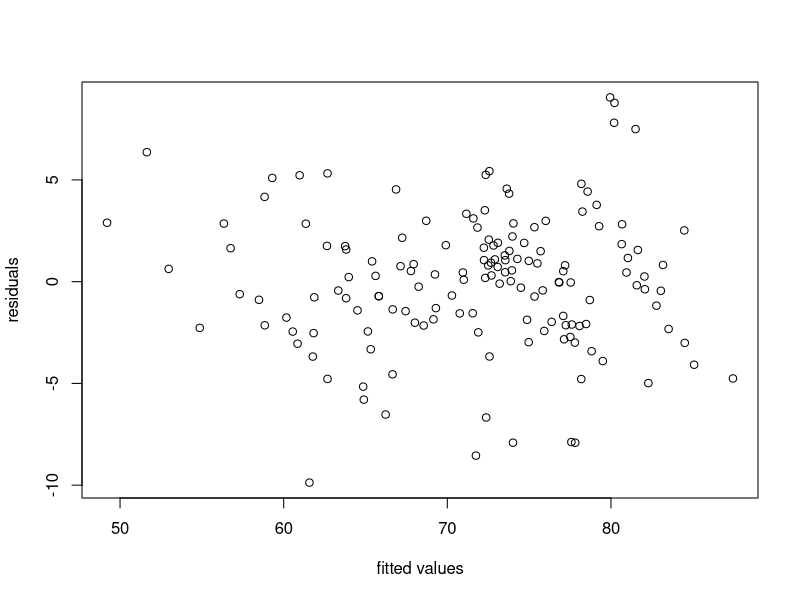
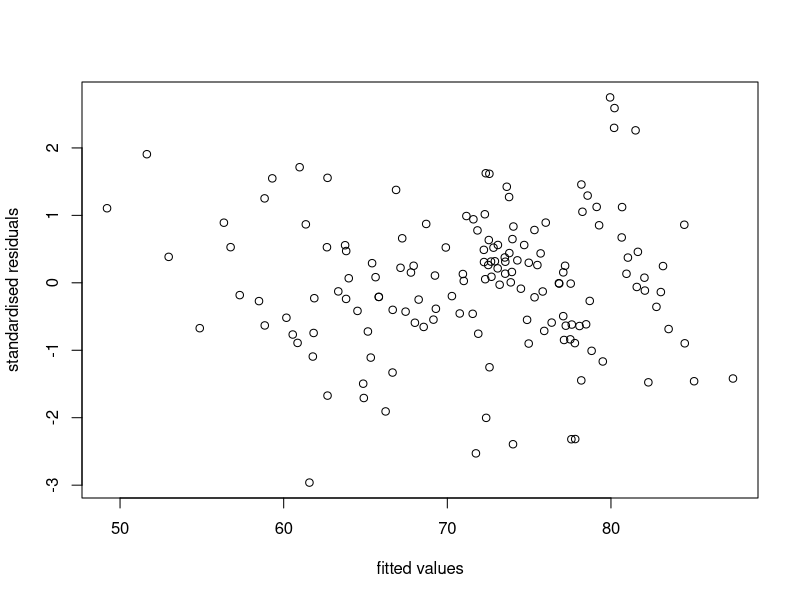
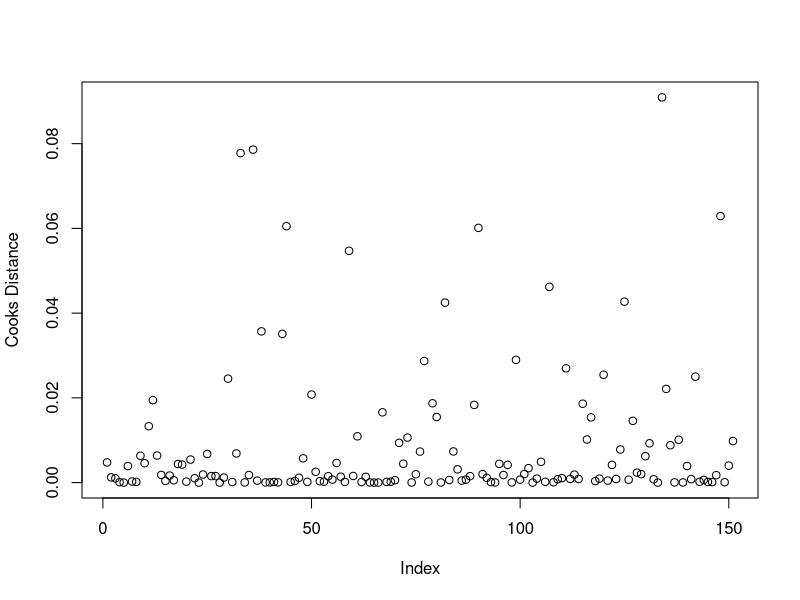
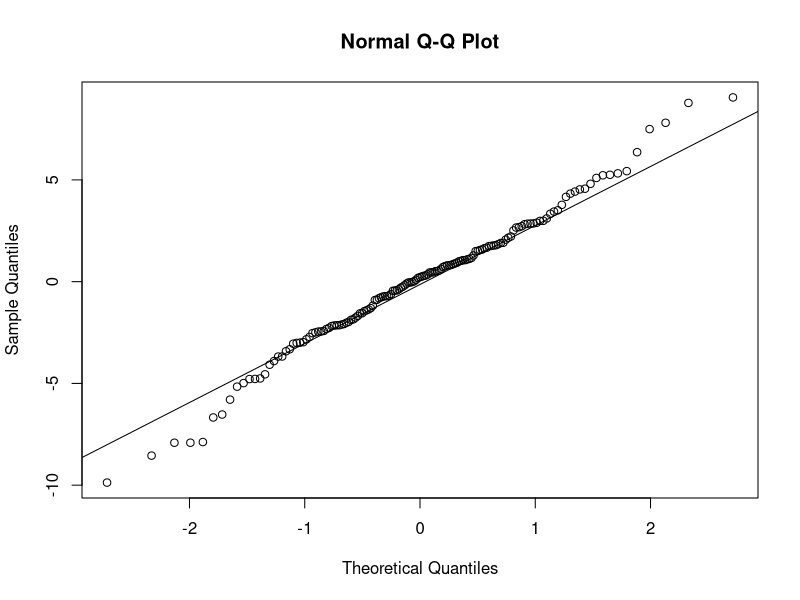
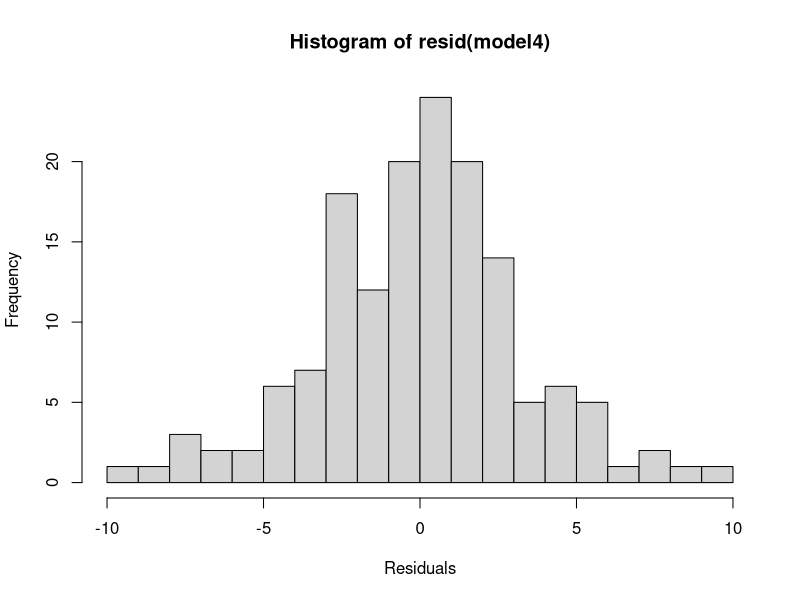
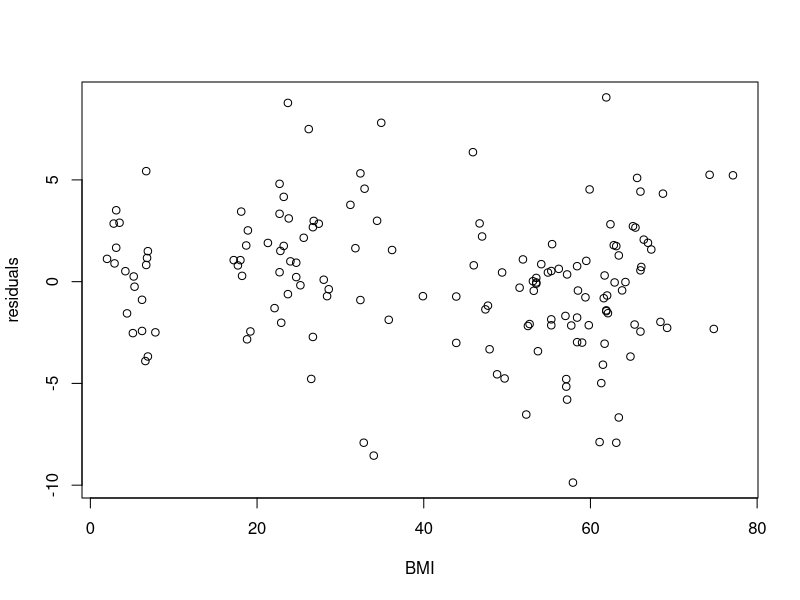
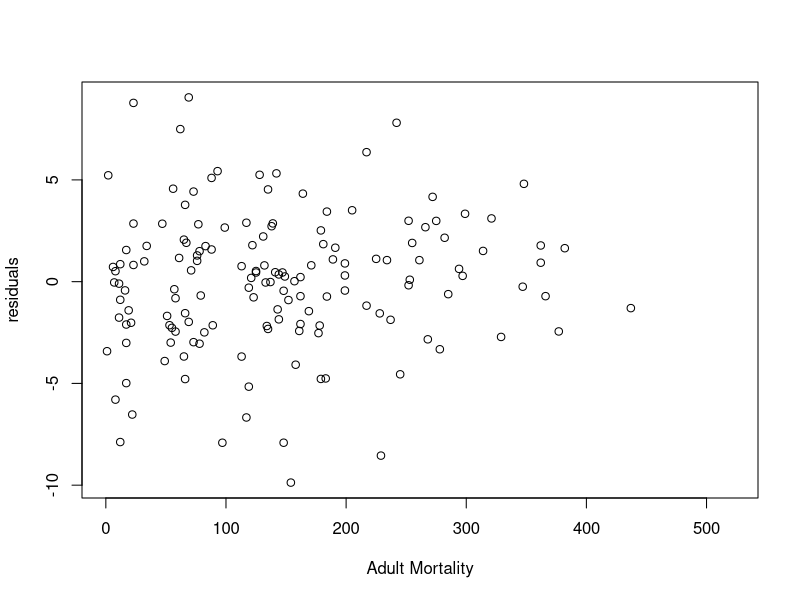
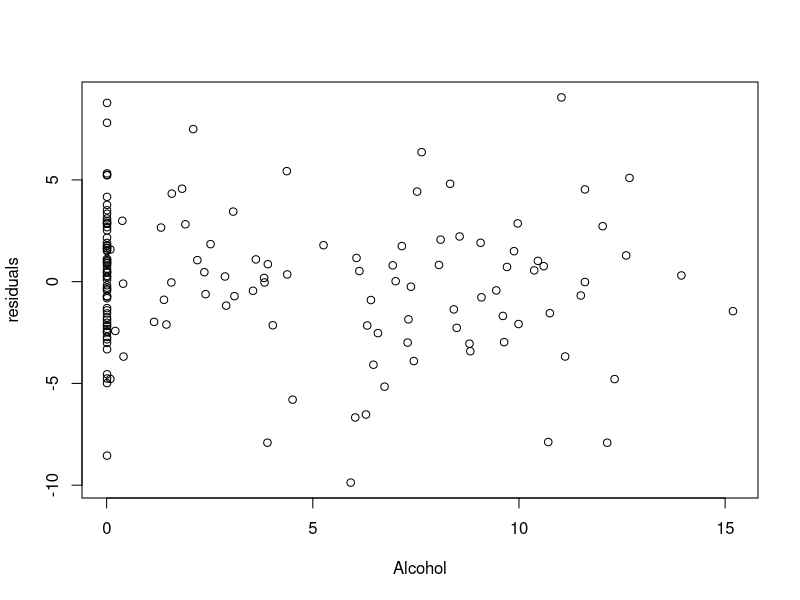

The R source for these figures, in order: (Note: this script raises an error after producing the figures.)
install.packages('car')
install.packages('dplyr')
install.packages('ggplot2')

library(car)
library(dplyr)
library(ggplot2)


data1 = read.csv('Data2014_3.csv')

colnames(data1) = c("Country", "Status", "Life.expectancy", "Adult.Mortality", "Infant.Deaths", "Alcohol", "percentage.expenditure" , "HepB" ,"Measles" , "BMI" , "under.five.deaths" , "Polio", "Total.expenditure" , "Diphtheria", "HIV.AIDS", "thinness.5.9.years", "Income.composition.of.resources", "Schooling", "Population", "GDP")
data1 = data1[-c(21)]

sample <- sample(c(TRUE, FALSE), nrow(data1), replace=TRUE, prob=c(0.9,0.1))
train  <- data1[sample, ]
test   <- data1[!sample, ]

model1 = lm(Life.expectancy ~ . - Country, data = train)

summary(model1)

vif(model1)

#removed Infant.Deaths and percentage.expenditure

model2 = lm(Life.expectancy ~ . - Country - Infant.Deaths - percentage.expenditure, data = train)
summary(model2)

vif(model2)

#removed Income composition of resources
model3 = lm(Life.expectancy ~ . - Country - Infant.Deaths - percentage.expenditure - 
            Income.composition.of.resources, data = train)
summary(model3)

vif(model3)

#removed Measles because of high corr with Population
model4 = lm(Life.expectancy ~ . - Country - Infant.Deaths - percentage.expenditure - 
            Income.composition.of.resources - Measles , data = train)
summary(model4)

vif(model4)

#residual analysis on complete model
options(repr.plot.width = 5, repr.plot.height = 5)

mean(resid(model4))
plot(fitted(model4), resid(model4), xlab = 'fitted values', ylab = 'residuals')
plot(fitted(model4), rstandard(model4), xlab = 'fitted values', ylab = 'standardised residuals')
plot(cooks.distance(model4), ylab = 'Cooks Distance')
qqnorm(resid(model4))
qqline(resid(model4))

hist(resid(model4),breaks=20, xlab = 'Residuals')
plot(train$BMI[!is.na(train$BMI)], model4$residuals[!is.na(train$BMI)], xlab = 'BMI', ylab = 'residuals')
plot(train$Adult.Mortality[!is.na(train$Adult.Mortality)], model4$residuals[!is.na(train$Adult.Mortality)], xlab = 'Adult Mortality', ylab = 'residuals')
plot(train$Alcohol[!is.na(train$Alcohol)], model4$residuals[!is.na(train$Alcohol)], xlab = 'Alcohol', ylab = 'residuals')
plot(train$HepB[!is.na(train$HepB)], model4$residuals[!is.na(train$HepB)], xlab = 'HepB', ylab = 'residuals')
plot(train$BMI[!is.na(train$BMI)], model4$residuals[!is.na(train$BMI)], xlab = 'BMI', ylab = 'residuals')
plot(train$under.five.deaths[!is.na(train$under.five.deaths)], model4$residuals[!is.na(train$under.five.deaths)], xlab = 'Under 5 Deaths', ylab = 'residuals')
plot(train$Polio[!is.na(train$Polio)], model4$residuals[!is.na(train$Polio)], xlab = 'Polio', ylab = 'residuals')
plot(train$Total.expenditure[!is.na(train$Total.expenditure)], model4$residuals[!is.na(train$Total.expenditure)], xlab = 'Total Expenditure', ylab = 'residuals')
plot(train$Diphtheria[!is.na(train$Diphtheria)], model4$residuals[!is.na(train$Diphtheria)], xlab = 'Diphtheria', ylab = 'residuals')
plot(train$HIV.AIDS[!is.na(train$HIV.AIDS)], model4$residuals[!is.na(train$HIV.AIDS)], xlab = 'HIV/AIDS', ylab = 'residuals')
plot(train$thinness.5.9.years[!is.na(train$thinness.5.9.years)], model4$residuals[!is.na(train$thinness.5.9.years)], xlab = 'Thinness 5-9 years', ylab = 'residuals')
plot(train$Schooling[!is.na(train$Schooling)], model4$residuals[!is.na(train$Schooling)], xlab = 'Schooling', ylab = 'residuals')
plot(train$Population[!is.na(train$Population)], model4$residuals[!is.na(train$Population)], xlab = 'Population', ylab = 'residuals')
plot(train$GDP[!is.na(train$GDP)], model4$residuals[!is.na(train$GDP)], xlab = 'GDP', ylab = 'residuals')

options(repr.plot.width = 6, repr.plot.height = 6)

train[cooks.distance(model4)>4/183,]
outs = as.numeric(names(cooks.distance(model4))[(cooks.distance(model4) > (4/nrow(train)))])
train_wo_outs  = train[-outs, ]

#data without country column, had trouble testing data without this
model4_noc = lm(Life.expectancy ~ . - Infant.Deaths - percentage.expenditure - 
            Income.composition.of.resources - Measles , data = subset(train, select = -c(Country)))
summary(model4_noc)

test2 = subset(test, select = -c(Country, Life.expectancy))

#prediction on complete model
pred1 = predict(model4_noc, newdata = test, interval="prediction", level=0.90)
plot(test$Life.expectancy[!is.na(pred1[,1])], pred1[,1][!is.na(pred1[,1])], ylim = c(30, 100), xlab = 'Actual Life Expectancy', ylab = 'Predicted Life Expectancy')
title('Test Results with Complete Model')
abline(0, 1)
points(test$Life.expectancy[!is.na(pred1[,1])], pred1[ ,2][!is.na(pred1[,1])], col = 'red', pch = '-')
points(test$Life.expectancy[!is.na(pred1[,1])], pred1[ ,3][!is.na(pred1[,1])], col = 'blue', pch = '-')
RMSE1 = sqrt(mean((pred1[,1] - test$Life.expectancy)^2, na.rm = TRUE))

#reduced model
model5_noc = lm(Life.expectancy ~ . - Infant.Deaths - percentage.expenditure - Income.composition.of.resources - Measles - 
            - GDP - BMI - Polio - under.five.deaths - Population - Total.expenditure - Alcohol, 
                data = subset(train, select = -c(Country)))

#prediction on reduced model
pred2 = predict(model5_noc, newdata = test, interval="prediction", level=0.90)
plot(test$Life.expectancy[!is.na(pred2[,1])], pred2[,1][!is.na(pred2[,1])], ylim = c(30, 100), xlab = 'Actual Life Expectancy', ylab = 'Predicted Life Expectancy')
title('Test Results with Reduced Model')
abline(0, 1)
points(test$Life.expectancy[!is.na(pred2[,1])], pred2[ ,2][!is.na(pred2[,1])], col = 'red', pch = '-')
points(test$Life.expectancy[!is.na(pred2[,1])], pred2[ ,3][!is.na(pred2[,1])], col = 'blue', pch = '-')
RMSE2 = sqrt(mean((pred2[,1] - test$Life.expectancy)^2, na.rm = TRUE))

#residual analysis on reduced model
options(repr.plot.width = 6, repr.plot.height = 6)

mean(resid(model5_noc))
plot(fitted(model5_noc), resid(model5_noc), xlab = 'Fitted Values', ylab = 'residuals')
plot(fitted(model5_noc), rstandard(model5_noc), xlab = 'Fitted Values', ylab = 'standardised residuals')
plot(cooks.distance(model5_noc), ylab = 'Cooks Distance')
qqnorm(resid(model5_noc))
qqline(resid(model5_noc))
hist(resid(model5_noc),breaks=20, ylab = 'Residuals')

plot(subset(train, select = -c(Country))$Status[!is.na(subset(train, select = -c(Country))$Status)], model5_noc$residuals[!is.na(subset(train, select = -c(Country))$Status)], xlab = 'Status', ylab = 'residuals')
plot(subset(train, select = -c(Country))$Adult.Mortality[!is.na(subset(train, select = -c(Country))$Adult.Mortality)], model5_noc$residuals[!is.na(subset(train, select = -c(Country))$Adult.Mortality)], xlab = 'Adult Mortality', ylab = 'residuals')
plot(subset(train, select = -c(Country))$HepB[!is.na(subset(train, select = -c(Country))$HepB)], model5_noc$residuals[!is.na(subset(train, select = -c(Country))$HepB)], , xlab = 'HepB', ylab = 'residuals')
plot(subset(train, select = -c(Country))$Diphtheria[!is.na(subset(train, select = -c(Country))$Diphtheria)], model5_noc$residuals[!is.na(subset(train, select = -c(Country))$Diphtheria)], xlab = 'Diphtheria', ylab = 'residuals')
plot(subset(train, select = -c(Country))$HIV.AIDS[!is.na(subset(train, select = -c(Country))$HIV.AIDS)], model5_noc$residuals[!is.na(subset(train, select = -c(Country))$HIV.AIDS)], xlab = 'HIV/AIDS', ylab = 'residuals')
plot(subset(train, select = -c(Country))$thinness.5.9.years[!is.na(subset(train, select = -c(Country))$thinness.5.9.years)], model5_noc$residuals[!is.na(subset(train, select = -c(Country))$thinness.5.9.years)], xlab = 'Thinness 5-9 years', ylab = 'residuals')
plot(subset(train, select = -c(Country))$Schooling[!is.na(subset(train, select = -c(Country))$Schooling)], model5_noc$residuals[!is.na(subset(train, select = -c(Country))$Schooling)], xlab = 'Schooling', ylab = 'residuals')

#checking cooks distance
train[cooks.distance(model5_noc)>4/nrow(train),]

train2 = subset(train, select = -c(Infant.Deaths,percentage.expenditure,
            Income.composition.of.resources,Measles))

#Backwards Stepwise Regression
AIC(lm(Life.expectancy ~ . - Country, data = train2))

AIC(lm(Life.expectancy ~ . - Country - Status, data = train2))

AIC(lm(Life.expectancy ~ . - Country - Adult.Mortality, data = train2))

AIC(lm(Life.expectancy ~ . - Country - Alcohol, data = train2))

AIC(lm(Life.expectancy ~ . - Country - HepB, data = train2))

AIC(lm(Life.expectancy ~ . - Country - BMI, data = train2))

AIC(lm(Life.expectancy ~ . - Country - under.five.deaths, data = train2))

AIC(lm(Life.expectancy ~ . - Country - Polio, data = train2))

AIC(lm(Life.expectancy ~ . - Country - Total.expenditure, data = train2))

AIC(lm(Life.expectancy ~ . - Country - HIV.AIDS, data = train2))

AIC(lm(Life.expectancy ~ . - Country - thinness.5.9.years, data = train2))

AIC(lm(Life.expectancy ~ . - Country - Schooling, data = train2))

AIC(lm(Life.expectancy ~ . - Country - Population, data = train2))

AIC(lm(Life.expectancy ~ . - Country - GDP, data = train2))
#dropped polio

#next round
AIC(lm(Life.expectancy ~ . - Country - Polio, data = train2))

AIC(lm(Life.expectancy ~ . - Country - Polio - Status, data = train2))

AIC(lm(Life.expectancy ~ . - Country - Polio - Adult.Mortality, data = train2))

AIC(lm(Life.expectancy ~ . - Country - Polio - Alcohol, data = train2))

AIC(lm(Life.expectancy ~ . - Country - Polio - HepB, data = train2))

AIC(lm(Life.expectancy ~ . - Country - Polio - BMI, data = train2))

AIC(lm(Life.expectancy ~ . - Country - Polio - under.five.deaths, data = train2))

AIC(lm(Life.expectancy ~ . - Country - Polio - Total.expenditure, data = train2))

AIC(lm(Life.expectancy ~ . - Country - Polio - HIV.AIDS, data = train2))

AIC(lm(Life.expectancy ~ . - Country - Polio - thinness.5.9.years, data = train2))

AIC(lm(Life.expectancy ~ . - Country - Polio - Schooling, data = train2))

AIC(lm(Life.expectancy ~ . - Country - Polio - Population, data = train2))

AIC(lm(Life.expectancy ~ . - Country - Polio - GDP, data = train2))
#Dropped GDP

#next round
AIC(lm(Life.expectancy ~ . - Country - Polio - GDP, data = train2))

AIC(lm(Life.expectancy ~ . - Country - Polio - GDP - Status, data = train2))

AIC(lm(Life.expectancy ~ . - Country - Polio - GDP - Adult.Mortality, data = train2))

AIC(lm(Life.expectancy ~ . - Country - Polio - GDP - Alcohol, data = train2))

AIC(lm(Life.expectancy ~ . - Country - Polio - GDP - HepB, data = train2))

AIC(lm(Life.expectancy ~ . - Country - Polio - GDP - BMI, data = train2))

AIC(lm(Life.expectancy ~ . - Country - Polio - GDP - under.five.deaths, data = train2))

AIC(lm(Life.expectancy ~ . - Country - Polio - GDP - Total.expenditure, data = train2))

AIC(lm(Life.expectancy ~ . - Country - Polio - GDP - HIV.AIDS, data = train2))

AIC(lm(Life.expectancy ~ . - Country - Polio - GDP - thinness.5.9.years, data = train2))

AIC(lm(Life.expectancy ~ . - Country - Polio - GDP - Schooling, data = train2))

AIC(lm(Life.expectancy ~ . - Country - Polio - GDP - Population, data = train2))
#Dropped total expenditure

#next round
AIC(lm(Life.expectancy ~ . - Country - Polio - GDP - Total.expenditure, data = train2))

AIC(lm(Life.expectancy ~ . - Country - Polio - GDP - Total.expenditure - Status, data = train2))

AIC(lm(Life.expectancy ~ . - Country - Polio - GDP - Total.expenditure - Adult.Mortality, data = train2))

AIC(lm(Life.expectancy ~ . - Country - Polio - GDP - Total.expenditure - Alcohol, data = train2))

AIC(lm(Life.expectancy ~ . - Country - Polio - GDP - Total.expenditure - HepB, data = train2))

AIC(lm(Life.expectancy ~ . - Country - Polio - GDP - Total.expenditure - BMI, data = train2))

AIC(lm(Life.expectancy ~ . - Country - Polio - GDP - Total.expenditure - under.five.deaths, data = train2))

AIC(lm(Life.expectancy ~ . - Country - Polio - GDP - Total.expenditure - HIV.AIDS, data = train2))

AIC(lm(Life.expectancy ~ . - Country - Polio - GDP - Total.expenditure - thinness.5.9.years, data = train2))

AIC(lm(Life.expectancy ~ . - Country - Polio - GDP - Total.expenditure - Schooling, data = train2))

AIC(lm(Life.expectancy ~ . - Country - Polio - GDP - Total.expenditure - Population, data = train2))
#Dropped BMI

#next round
AIC(lm(Life.expectancy ~ . - Country - Polio - GDP - Total.expenditure - BMI, data = train2))

AIC(lm(Life.expectancy ~ . - Country - Polio - GDP - Total.expenditure - BMI - Status, data = train2))

AIC(lm(Life.expectancy ~ . - Country - Polio - GDP - Total.expenditure - BMI - Adult.Mortality, data = train2))

AIC(lm(Life.expectancy ~ . - Country - Polio - GDP - Total.expenditure - BMI - Alcohol, data = train2))

AIC(lm(Life.expectancy ~ . - Country - Polio - GDP - Total.expenditure - BMI - HepB, data = train2))

AIC(lm(Life.expectancy ~ . - Country - Polio - GDP - Total.expenditure - BMI - under.five.deaths, data = train2))

AIC(lm(Life.expectancy ~ . - Country - Polio - GDP - Total.expenditure - BMI - HIV.AIDS, data = train2))

AIC(lm(Life.expectancy ~ . - Country - Polio - GDP - Total.expenditure - BMI - thinness.5.9.years, data = train2))

AIC(lm(Life.expectancy ~ . - Country - Polio - GDP - Total.expenditure - BMI - Schooling, data = train2))

AIC(lm(Life.expectancy ~ . - Country - Polio - GDP - Total.expenditure - BMI - Population, data = train2))
#Dropped under 5 deaths

#next round
AIC(lm(Life.expectancy ~ . - Country - Polio - GDP - Total.expenditure - BMI - under.five.deaths, data = train2))

AIC(lm(Life.expectancy ~ . - Country - Polio - GDP - Total.expenditure - BMI - under.five.deaths - Status, data = train2))

AIC(lm(Life.expectancy ~ . - Country - Polio - GDP - Total.expenditure - BMI - under.five.deaths - Adult.Mortality, data = train2))

AIC(lm(Life.expectancy ~ . - Country - Polio - GDP - Total.expenditure - BMI - under.five.deaths - Alcohol, data = train2))

AIC(lm(Life.expectancy ~ . - Country - Polio - GDP - Total.expenditure - BMI - under.five.deaths - HepB, data = train2))

AIC(lm(Life.expectancy ~ . - Country - Polio - GDP - Total.expenditure - BMI - under.five.deaths - HIV.AIDS, data = train2))

AIC(lm(Life.expectancy ~ . - Country - Polio - GDP - Total.expenditure - BMI - under.five.deaths - thinness.5.9.years, data = train2))

AIC(lm(Life.expectancy ~ . - Country - Polio - GDP - Total.expenditure - BMI - under.five.deaths - Schooling, data = train2))

AIC(lm(Life.expectancy ~ . - Country - Polio - GDP - Total.expenditure - BMI - under.five.deaths - Population, data = train2))
#Dropped Population

#next round
AIC(lm(Life.expectancy ~ . - Country - Polio - GDP - Total.expenditure - BMI - under.five.deaths - Population, data = train2))

AIC(lm(Life.expectancy ~ . - Country - Polio - GDP - Total.expenditure - BMI - under.five.deaths - Population - Status, data = train2))

AIC(lm(Life.expectancy ~ . - Country - Polio - GDP - Total.expenditure - BMI - under.five.deaths - Population - Adult.Mortality, data = train2))

AIC(lm(Life.expectancy ~ . - Country - Polio - GDP - Total.expenditure - BMI - under.five.deaths - Population - Alcohol, data = train2))

AIC(lm(Life.expectancy ~ . - Country - Polio - GDP - Total.expenditure - BMI - under.five.deaths - Population - HepB, data = train2))

AIC(lm(Life.expectancy ~ . - Country - Polio - GDP - Total.expenditure - BMI - under.five.deaths - Population - HIV.AIDS, data = train2))

AIC(lm(Life.expectancy ~ . - Country - Polio - GDP - Total.expenditure - BMI - under.five.deaths - Population - thinness.5.9.years, data = train2))

AIC(lm(Life.expectancy ~ . - Country - Polio - GDP - Total.expenditure - BMI - under.five.deaths - Population - Schooling, data = train2))
#Dropped Alcohol

#next round
AIC(lm(Life.expectancy ~ . - Country - Polio - GDP - Total.expenditure - BMI - under.five.deaths - Population - Alcohol, data = train2))

AIC(lm(Life.expectancy ~ . - Country - Polio - GDP - Total.expenditure - BMI - under.five.deaths - Population - Alcohol - Status, data = train2))

AIC(lm(Life.expectancy ~ . - Country - Polio - GDP - Total.expenditure - BMI - under.five.deaths - Population - Alcohol - Adult.Mortality, data = train2))

AIC(lm(Life.expectancy ~ . - Country - Polio - GDP - Total.expenditure - BMI - under.five.deaths - Population - Alcohol - HepB, data = train2))

AIC(lm(Life.expectancy ~ . - Country - Polio - GDP - Total.expenditure - BMI - under.five.deaths - Population - Alcohol - HIV.AIDS, data = train2))

AIC(lm(Life.expectancy ~ . - Country - Polio - GDP - Total.expenditure - BMI - under.five.deaths - Population - Alcohol - thinness.5.9.years, data = train2))

AIC(lm(Life.expectancy ~ . - Country - Polio - GDP - Total.expenditure - BMI - under.five.deaths - Population - Alcohol - Schooling, data = train2))
#stopped dropping - no model has lower AIC 
